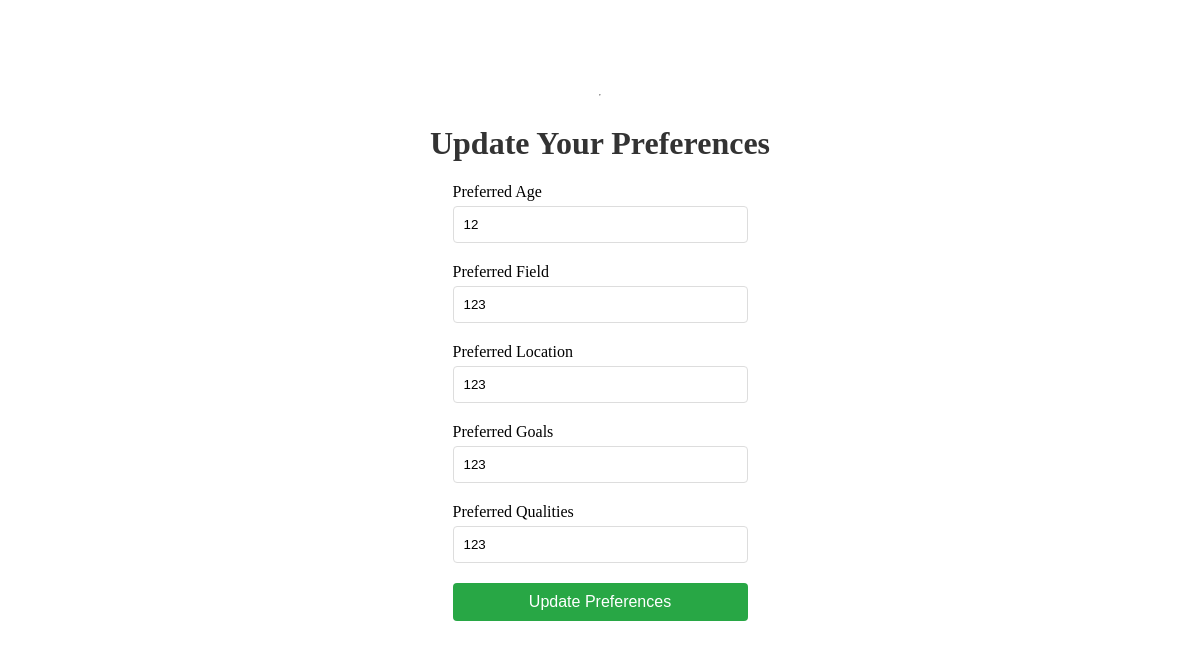
/preferences/19, run on the app's committed database.
### app/models.py (models this page shows, shortened)
class User(db.Model):
    id: so.Mapped[int] = so.mapped_column(primary_key=True)
    username: so.Mapped[str] = so.mapped_column(sa.String(64), index=True, unique=True)
    email: so.Mapped[str] = so.mapped_column(sa.String(120), index=True, unique=True)
    password_hash: so.Mapped[Optional[str]] = so.mapped_column(sa.String(256))
    name: so.Mapped[Optional[str]] = so.mapped_column(sa.String(100))
    age: so.Mapped[Optional[int]] = so.mapped_column(sa.Integer)
    field: so.Mapped[Optional[str]] = so.mapped_column(sa.String(100))
    location: so.Mapped[Optional[str]] = so.mapped_column(sa.String(100))
    location_lat: so.Mapped[Optional[float]] = so.mapped_column(sa.Float)
    location_lng: so.Mapped[Optional[float]] = so.mapped_column(sa.Float)
    self_description: so.Mapped[Optional[str]] = so.mapped_column(sa.Text)
    experience: so.Mapped[Optional[str]] = so.mapped_column(sa.Text)
    strength: so.Mapped[Optional[str]] = so.mapped_column(sa.Text)
    goals: so.Mapped[Optional[str]] = so.mapped_column(sa.Text)
    profile_photo: so.Mapped[Optional[str]] = so.mapped_column(sa.String(256))  # Store filename or URL
    pAge: so.Mapped[Optional[int]] = so.mapped_column(sa.Integer)
    pField: so.Mapped[Optional[str]] = so.mapped_column(sa.String(100))
    pLocation: so.Mapped[Optional[str]] = so.mapped_column(sa.String(100))
    pLocation_lat: so.Mapped[Optional[float]] = so.mapped_column(sa.Float)
    pLocation_lng: so.Mapped[Optional[float]] = so.mapped_column(sa.Float)
    pGoals: so.Mapped[Optional[str]] = so.mapped_column(sa.Text)
    pQualities: so.Mapped[Optional[str]] = so.mapped_column(sa.Text)

### app/routes.py (the view, shortened to what this page needs)
@app.route('/preferences/<int:user_id>', methods=['GET', 'POST'])
def preferences(user_id):
    user = User.query.get(user_id)
    if not user:
        flash('Invalid user. Please sign up first.')
        return redirect(url_for('signup'))
    form = PreferencesForm(obj=user)
    return render_template('preferences.html', title='Preferences', form=form)

### app/forms.py
class PreferencesForm(FlaskForm):
    pAge = IntegerField('Preferred Age', validators=[DataRequired()])
    pField = StringField('Preferred Field', validators=[DataRequired()])
    pLocation = StringField('Preferred Location', validators=[DataRequired()])
    pGoals = StringField('Preferred Goals', validators=[DataRequired()])
    pQualities = StringField('Preferred Qualities', validators=[DataRequired()])
    submit = SubmitField('Update Preferences')

### app/templates/preferences.html (shortened to what this page needs)
{% extends "base.html" %} {% block head %}
<link
  rel="stylesheet"
  href="{{ url_for('static', filename='login.css') }}"
/>
{% endblock %} {% block body %}
<h1>Update Your Preferences</h1>
<form
  method="post"
  action=""
>
  <p>
    {{ form.pAge.label }}<br />
    {{ form.pAge(size=32) }}<br />
  </p>
  <p>
    {{ form.pField.label }}<br />
    {{ form.pField(size=32) }}<br />
  </p>
  <p>
    {{ form.pLocation.label }}<br />
    {{ form.pLocation(size=32) }}<br />
  </p>
  <p>
    {{ form.pGoals.label }}<br />
    {{ form.pGoals(size=32) }}<br />
  </p>
  <p>
    {{ form.pQualities.label }}<br />
    {{ form.pQualities(size=32) }}<br />
  </p>
  <p>{{ form.submit() }}</p>
</form>
{% endblock %}

### app/static/login.css (style rules this page uses)
html, body { height: 95%; margin: 0; }
body { display: flex; flex-direction: column; align-items: center; justify-content: center; }
h1 { text-align: center; color: #333; }
form p { margin: 0 0 15px; }
form input[type="text"], form input[type="number"], form input[type="password"] { width: calc(100% - 22px); padding: 10px; margin: 5px 0; border: 1px solid #ddd; border-radius: 4px; transition: all 100ms ease-in-out; }
form input[type="submit"] { width: 100%; padding: 10px; border: none; border-radius: 4px; background-color: #28a745; color: #fff; font-size: 16px; cursor: pointer; transition: all 100ms ease-in-out; }

### data on the page
User: pAge "12", pField "123", pLocation "123", pGoals "123", pQualities "123"
